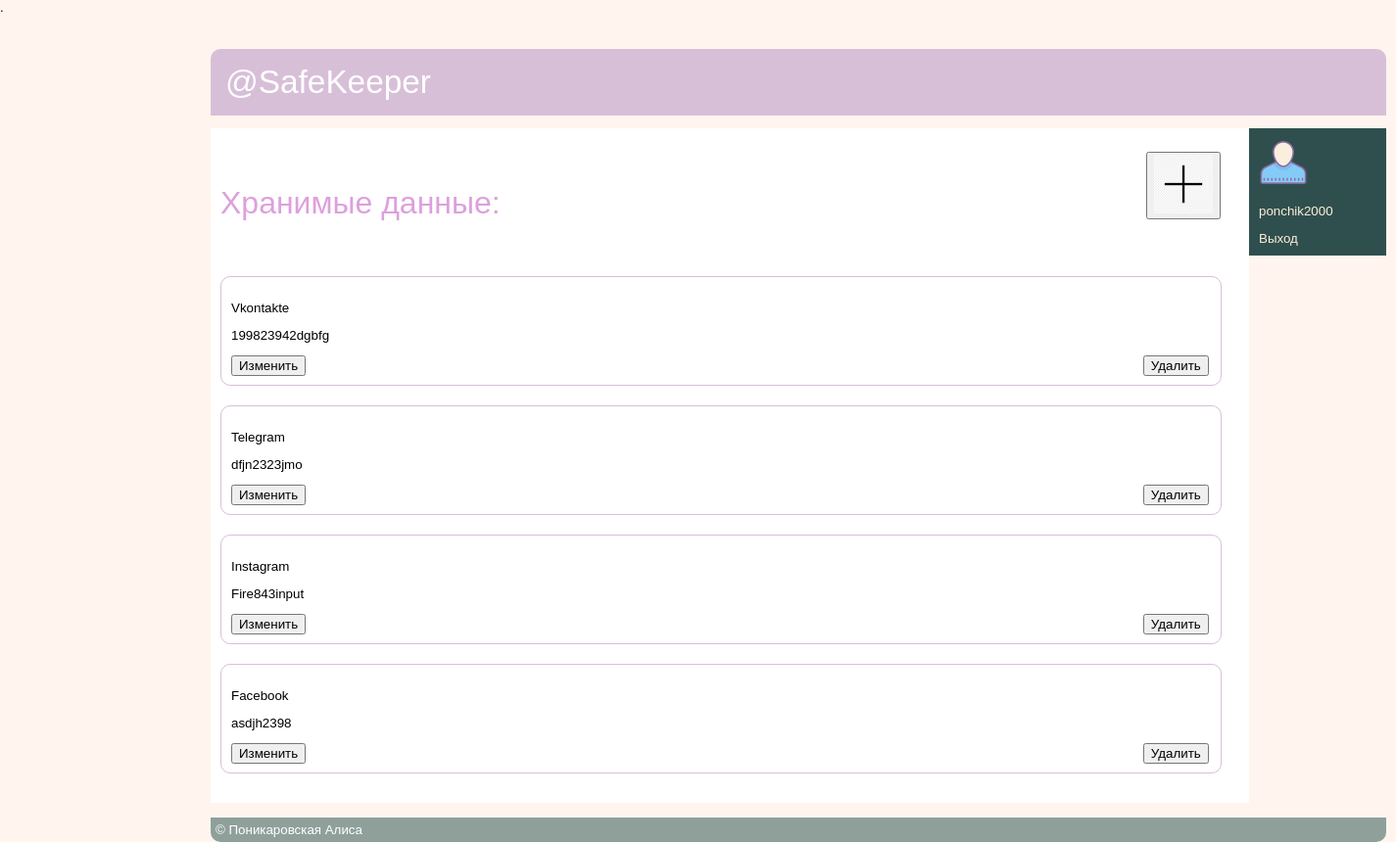
The page /localhost/account.php (signed in) on the database its author committed.
### tables this page shows
CREATE TABLE `table_storage` (
  `id_store` int(11) NOT NULL,
  `title` varchar(255) NOT NULL,
  `description` varchar(255) NOT NULL,
  `user_id` int(11) NOT NULL
);

### localhost/account.php (the view, shortened to what this page needs)
<?php
include ("include/db_connect.php");
?>
<?php
echo
"<!DOCTYPE html>
 <head>
 <link rel='shortcut icon' href='/images/ingen.png' type='image/x-icon'>
  <meta http-equiv='Content-Type' content='text/html; charset=utf-8' />
  <link href = 'css/style.css' rel = 'stylesheet' type='text/css' />
  <script type='text/javascript' src='/js/jquery-1.8.2.min.js'></script>
  <script type='text/javascript' src='/js/jcarousellite_1.0.1.js'></script>
  <script type='text/javascript' src='/js/safe_script.js'></script>
  <script type='text/javascript' src='/js/jquery.cookie.js'></script>
  <script type='text/javascript' src='/js/jquery.form.js'></script>
  <script type='text/javascript' src='/js/jquery.validate.js'></script>
  <script type='text/javascript' src='/js/store.js'></script>
  <title>SafeKeeper</title>
  <style type='text/css'>
  li {
    list-style-type: none; /* Убираем маркеры */
   }
   ul {
    margin-left: 0; /* Отступ слева  */
    padding-left: 0; /* Отступ слева  */
   }
   body {
    font: 10pt Arial, Helvetica, sans-serif; /* Шрифт на веб-странице */
    background: #FFF5EE; /* Цвет фона */
    margin: 0; /* Убираем отступы */
   }
   h2 {
    font-size: 11pt; /* Размер шрифта */
    color: #752641; /* Цвет текста */
    margin-bottom: 0; /* Отступ снизу */
   }
  </style>
 </head>
 <body>
 <div id='centerLayer_account'>
  <div id='container_account'>
   <div id='header_account'>@SafeKeeper
   </div>
   <ul>
   <div id='sidebar_account'>
   <div id='user'>
"?>
<?php
if ($_SESSION['auth'] == 'yes_auth')
{
	echo '<li><img src="images/icons.png" width="50" height="50"><p><font color="#FFEFD5"><a id="profile" href="http://localhost/profile.php">'.$_SESSION['auth_login'].'</a></font></p></li>
	';
}
?>
<?php
echo "
    <li><font color='#FFEFD5'><a id='logout'>Выход</a></font>
	</div>
   </div>
   </ul>
   <div id='content_account'>
     <p><font face='sans-serif' size='6px' color=' #DDA0DD'>Хранимые данные:</font>
	 <span style='padding-left:656px;'></span>
        <button id='plus' type='button' name='button'><img src='images/plus_new.png' width='60' height='60'></button>
	</p>
	<br></br>
"?>
<ul>
<?php
  $rez = mysql_query("SELECT user_id FROM reg_user WHERE login = '".$_SESSION['auth_login']."'",$link);
  $znach = mysql_fetch_array($rez);
  $result = mysql_query("SELECT * FROM table_storage WHERE user_id = '".$znach["user_id"]."'",$link);
	 if (mysql_num_rows($result) > 0)
	 {
		 $row = mysql_fetch_array($result);
		 do
		 {
		    ?>
            <?php
			echo "
			<li id = 'el' class='u_store'>
			<form id='exist'>
		    <div id='stores_account'>
			"?>
            <?php
			 echo '
			 <p><input type="text" style="display:none;" name="person" id="person" SIZE=10 value='.$znach["user_id"].'></p>
			 <p><input type="text" style="display:none;" name="id_del" id="id_del'.$row["id_store"].'" SIZE=123 value='.$row["id_store"].'></p>
			 <p>'.$row["title"].'</p>
			 <p>'.$row["description"].'</p>
			 <p>
			     <button type="button" onclick="showMessageData(this, \''.$row["id_store"].'\', \''.$row["title"].'\', \''.$row["description"].'\')">Изменить</button>
			     <span style="padding-left:851px;"></span>
				 <button iidel="'.$row["id_store"].'" onclick="toDelete(this)" type="button" id="del_store">Удалить</button>
			 </p>
			 ';
			 ?>
            <?php
			echo "
		    </div>
			</form>
			</li>
			"?>
            <?php
		 }
		 while ($row = mysql_fetch_array($result));
	 }
?>
</ul>
<?php
echo "
    </div>
   <div id='footer_account'>&copy; Поникаровская Алиса
   </div>
  </div>
  </div>
 </body>
</html>"
?>.

### localhost/css/style.css (style rules this page uses)
#container_account { width: 1200px; margin: 0 auto; }
#header_account { border-radius: 10px 10px 0 0; background: #D8BFD8; font-size: 25pt; color: white; padding: 15px; }
#content_account { margin-top: 0.5em; margin-right: 140px; padding: 10px; background: #fff; }
#sidebar_account { float: right; width: 120px; padding: 10px; background: #2F4F4F; }
#footer_account { border-radius: 0 0 10px 10px; background: #8fa09b; color: #fff; padding: 5px; margin-top: 15px; }
#stores_account { width: 1000px; height: 90px; border: 1px solid #D8BFD8; border-radius: 10px; padding: 10px; margin-bottom: 20px }
#centerLayer_account { border-radius: 10px; position: absolute; margin-left: 215px; margin-top: 50px; }
#user a { text-decoration: none; font: bold 13px; color: #FFEFD5; }

### localhost/account.php (style rules this page uses)
li { list-style-type: none; }
ul { margin-left: 0; padding-left: 0; }
body { font: 10pt Arial, Helvetica, sans-serif; background: #FFF5EE; margin: 0; }

### rows shown on the page
table_storage: title "Vkontakte", description "199823942dgbfg"
table_storage: title "Telegram", description "dfjn2323jmo"
table_storage: title "Instagram", description "Fire843input"
table_storage: title "Facebook", description "asdjh2398"

### other values the page prints
$_SESSION['auth_login'] "ponchik2000"
